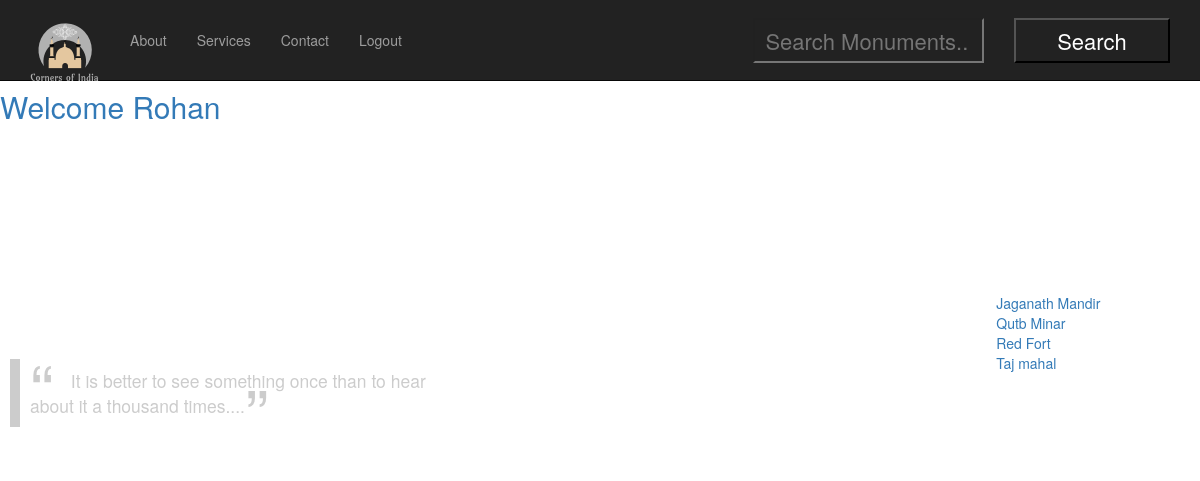
Page /profile.php (signed in) on the committed database.
### tables this page shows
CREATE TABLE `monuments_general` (
  `M_id` int(2) NOT NULL,
  `Name` varchar(45) NOT NULL,
  `Address` varchar(100) NOT NULL,
  `Muncipality` varchar(45) NOT NULL,
  `Country` varchar(45) NOT NULL,
  `Latitude` float(11,7) NOT NULL,
  `Longitude` float(11,7) NOT NULL,
  `img_url` varchar(50000) DEFAULT NULL,
  `arch_style` varchar(45) NOT NULL,
  `Architect` varchar(45) NOT NULL,
  `Phone` int(10) NOT NULL,
  `Description` longtext NOT NULL
);

### profile.php (the view, shortened to what this page needs)
<!DOCTYPE html>
<html class="full" lang="en">
<head>
    <link href="css/bootstrap.min.css" rel="stylesheet">
    <link href="css/full.css" rel="stylesheet">
    <link href="css/sign.css" rel="stylesheet">
</head>
<body style="background: url('http://www.photoburst.net/photo_section/photos/marked1200/taj-mahal-agra-india-thamer-al-tassan-monthly-winner.jpg') no-repeat center center fixed;">
<?php
  include "connect.php";
          echo "<a href='logout.php'> Logout</a> ";
?>
    <nav class="navbar navbar-inverse navbar-fixed-top" role="navigation">
        <div class="container">
            <div class="navbar-header">
                <a class="navbar-brand" href="profile.php">
                    <img src="cornersofindia.png" alt="" align="top" width="100" height="100" class="upper" background="black">
                </a>
            </div>
            <div class="collapse navbar-collapse" id="bs-example-navbar-collapse-1">
                <ul class="nav navbar-nav">
                    <li>
                        <a href="#">About</a>
                    </li>
                    <li>
                        <a href="#">Services</a>
                    </li>
                    <li>
                        <a href="#">Contact</a>
                    </li>
                    <li>
                        <a href='logout.php'> Logout</a>
                    </li>
                </ul>
                <div style="color: white;padding-top: 18px;" class="pull-right">
                  <form action="search-results.php" method="get">
                  <div class="row" style="color: white">
                  <div class="col-md-7"><input type="text" name="search" placeholder="Search Monuments.." ></div>
                  <div class="col-md-5">
                  <input type="submit" name="Search this" value="Search">
                  </div>
                  </div>
                  </form>
                </div>
            </div>
        </div>
    </nav>
        <h2 style="postion:fixed; top:200px; left:100px;"><a href="profile.php">Welcome <?php echo $_SESSION['use']; ?></a></h2>
        <div class="form">
        <div id="signup" style="color: white">
          <h1>Top Rated</h1>
          <?php
            $sql="Select Name from monuments_general where M_id in (Select M_id from votes_monuments order by rating desc)";
            $query=mysqli_query($conn,$sql);
            while($top=mysqli_fetch_array($query,MYSQLI_ASSOC))
            {
              ?>
                        <table>
                            <tr>
                                <?php $a= $top['Name']; ?>
                                <a href="monumentinfo.php?search=<?php echo $a; ?>"><?php echo $a; ?></a>
                        </table>
                        <?php
            }
          ?>
        </div>
      </div>
      <div class="row" style="padding-top: 200px">
      <div class="col-md-5">
        <blockquote cite="http://referencetothequote.com"><p>It is better to see something once than to hear about it a thousand times....</p></blockquote>
      </div>
      </div>
</body>
</html>

### css/full.css (style rules this page uses)
body { margin-top: 50px; }
.full { background: url('http://www.photoburst.net/photo_section/photos/marked1200/taj-mahal-agra-india-thamer-al-tassan-monthly-winner.jpg') no-repeat center center fixed; -webkit-background-size: cover; -moz-background-size: cover; background-size: cover; -o-background-size: cover; }
.navbar-fixed-top .nav { padding: 15px 0; }
.navbar-fixed-top .navbar-brand { padding: 0 0px; }
blockquote { background: none; color: #ccc; border-left: 10px solid #ccc; margin: 1.5em 10px; padding: 0.5em 10px; quotes: "\201C""\201D""\2018""\2019"; }
blockquote:before { color: #ccc; content: open-quote; font-size: 4em; line-height: 0.1em; margin-right: 0.25em; vertical-align: -0.4em; }
blockquote:after { color: #ccc; content: close-quote; font-size: 4em; line-height: 0.1em; margin-right: 0.25em; vertical-align: -0.4em; }
blockquote p { display: inline; }

### css/sign.css (style rules this page uses)
.form { background:rgba($form-bg,.9); padding: 40px; max-width:600px; margin:40px auto; border-radius:$br; box-shadow:0 4px 10px 4px rgba($form-bg,.3); float: right; }
h1 { text-align:center; color:$white; font-weight:$thin; margin:0 0 40px; }

### rows in the picture
monuments_general: Name "Jaganath Mandir"
monuments_general: Name "Qutb Minar"
monuments_general: Name "Red Fort"
monuments_general: Name "Taj mahal"

### other values in the picture
$_SESSION['use'] "Rohan"
